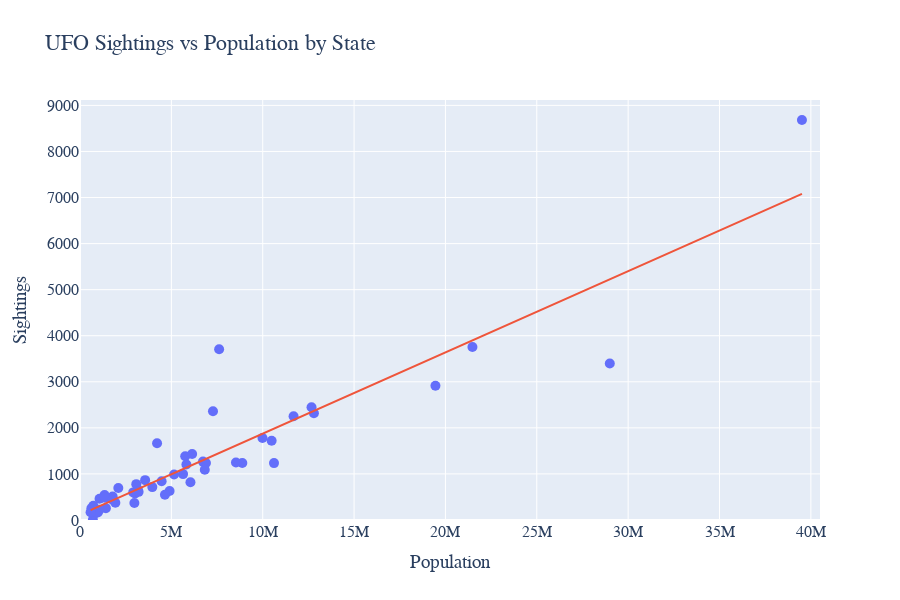

Here is the notebook cell this chart was saved with:
### Markdown cell above
## Plot Sightings vs State on a Graph and Fit a Line of Regression to it

### Code cell
fig = px.scatter(combined_data, x='Population', y='Sightings',
                 title='UFO Sightings vs Population by State', height=600, width=900)

fig.update_layout(
    xaxis_title='Population',
    yaxis_title='Sightings',
    xaxis=dict(range=[0, combined_data['Population'].max() * 1.025]),  
    yaxis=dict(range=[0, combined_data['Sightings'].max() * 1.05]),
    font=dict(
        size=16,
        family="Computer Modern, Times New Roman, serif"
    )
)

fig.update_traces(textposition='top center', showlegend=False, textfont=dict(size=None), marker=dict(size=10))

import numpy as np
from sklearn.linear_model import LinearRegression
X = np.array(combined_data['Population']).reshape(-1, 1)
y = np.array(combined_data['Sightings'])
reg = LinearRegression().fit(X, y)
predicted_y = reg.predict(X)

fig.add_scatter(x=combined_data['Population'], y=predicted_y, mode='lines', showlegend=False)
print(f'Linear Regression: y = {reg.coef_[0]:.10f}x + {reg.intercept_:.10f}')
print(f'Correlation Coefficient (Pearson\'s R): {correlation_coefficient:.2f}')

fig.show()

### Figure 1 — Plotly figure (JSON) as saved in the notebook; plotly's stock layout.template omitted (floating-point values rounded to 4 significant figures)
{"data": [{"hovertemplate": "Population=%{x}<br>Sightings=%{y}<extra></extra>", "legendgroup": "", "marker": {"color": "#636efa", "size": 10, "symbol": "circle"}, "mode": "markers", "name": "", "orientation": "v", "showlegend": false, "textposition": "top center", "type": "scatter", "x": [4903185, 731545, 7278717, 3017804, 39512223, 5758736, 3565287, 973764, 705749, 21477737, 10617423, 1415872, 1787065, 12671821, 6732219, 3155070, 2913314, 4467673, 4648794, 1344212, 6045680, 6892503, 9986857, 5639632, 2976149, 6137428, 1068778, 1934408, 3080156, 1359711, 8882190, 2096829, 19453561, 10488084, 762062, 11689100, 3956971, 4217737, 12801989, 1059361, 5148714, 884659, 6829174, 28995881, 3205958, 623989, 8535519, 7614893, 1792147, 5822434, 578759], "xaxis": "x", "y": [629, 311, 2362, 578, 8683, 1385, 865, 165, 7, 3754, 1235, 257, 508, 2447, 1268, 669, 599, 843, 547, 544, 818, 1238, 1781, 996, 368, 1431, 460, 373, 778, 482, 1236, 693, 2915, 1722, 123, 2251, 714, 1667, 2319, 224, 986, 177, 1091, 3398, 611, 254, 1248, 3707, 438, 1205, 169], "yaxis": "y"}, {"mode": "lines", "showlegend": false, "type": "scatter", "x": [4903185, 731545, 7278717, 3017804, 39512223, 5758736, 3565287, 973764, 705749, 21477737, 10617423, 1415872, 1787065, 12671821, 6732219, 3155070, 2913314, 4467673, 4648794, 1344212, 6045680, 6892503, 9986857, 5639632, 2976149, 6137428, 1068778, 1934408, 3080156, 1359711, 8882190, 2096829, 19453561, 10488084, 762062, 11689100, 3956971, 4217737, 12801989, 1059361, 5148714, 884659, 6829174, 28995881, 3205958, 623989, 8535519, 7614893, 1792147, 5822434, 578759], "y": [975.4, 239.8, 1394.0, 642.9, 7078.0, 1126.0, 739.5, 282.5, 235.3, 3898.0, 1983.0, 360.5, 425.9, 2345.0, 1298.0, 667.2, 624.5, 898.6, 930.5, 347.9, 1177.0, 1326.0, 1872.0, 1105.0, 635.6, 1193.0, 299.3, 451.9, 653.9, 350.6, 1677.0, 480.6, 3541.0, 1960.0, 245.2, 2172.0, 808.5, 854.5, 2368.0, 297.6, 1019.0, 266.8, 1315.0, 5223.0, 676.1, 220.9, 1616.0, 1454.0, 426.8, 1137.0, 212.9]}], "layout": {"font": {"family": "Computer Modern, Times New Roman, serif", "size": 16}, "height": 600, "legend": {"tracegroupgap": 0}, "title": {"text": "UFO Sightings vs Population by State"}, "width": 900, "xaxis": {"anchor": "y", "domain": [0, 1], "range": [0, 40500000.0], "title": {"text": "Population"}}, "yaxis": {"anchor": "x", "domain": [0, 1], "range": [0, 9117.0], "title": {"text": "Sightings"}}}}
